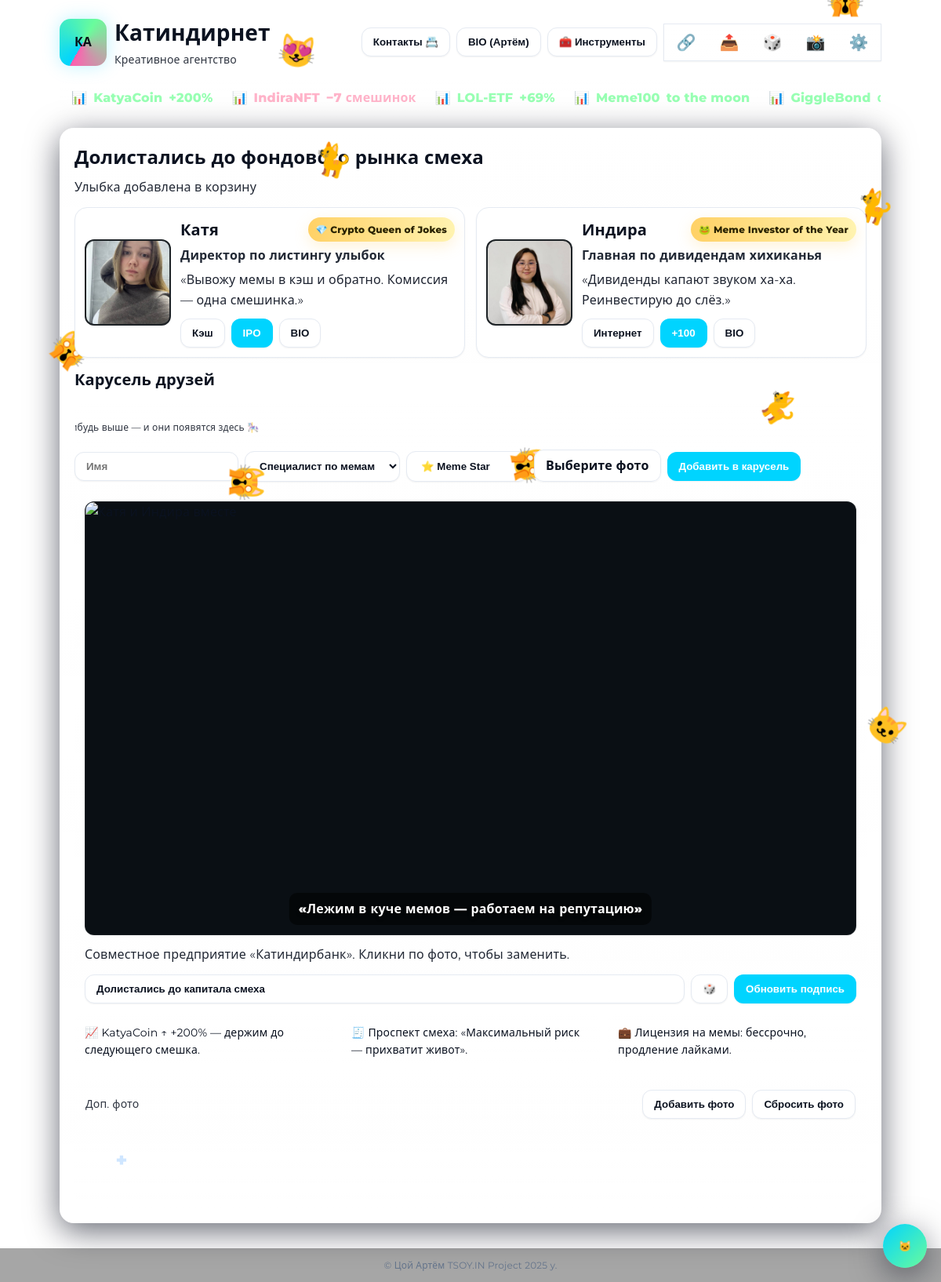
The page / on the database its author committed.
### tables this page shows
CREATE TABLE profiles (
          id INTEGER PRIMARY KEY AUTOINCREMENT,
          name TEXT NOT NULL,
          about TEXT,
          role TEXT,
          medal TEXT,
          skills TEXT,
          joke TEXT,
          image TEXT,
          created_at TEXT NOT NULL DEFAULT CURRENT_TIMESTAMP
        , user_id INTEGER REFERENCES users(id) ON DELETE SET NULL, cv_id TEXT REFERENCES cvs(id) ON DELETE SET NULL, show_home INTEGER NOT NULL DEFAULT 1);

### helpers.php (called while the page is built, shortened)
<?php
function h(?string $v): string { return htmlspecialchars($v ?? '', ENT_QUOTES|ENT_SUBSTITUTE,'UTF-8'); }

### index.php (the view, shortened to what this page needs)
<?php
require_once __DIR__ . '/helpers.php';
$profiles = [];
try {
    $stmt = App\Bootstrap::$pdo->query('SELECT * FROM profiles');
    foreach ($stmt->fetchAll() as $p) {
        $profiles[$p['name']] = $p;
    }
} catch (\Throwable $e) {
    $profiles = [];
}
function prof(string $name, array $profiles, array $fallback): array {
    return $profiles[$name] ?? $fallback;
}
$fallbackKatya = [
    'name'=>'Катя','image'=>'images/1.jpg','medal'=>'💎 Crypto Queen of Jokes',
    'role'=>'Директор по листингу улыбок','joke'=>'«Вывожу мемы в кэш и обратно. Комиссия — одна смешинка.»',
    'skills'=>'SMM,Copy,Design,Pitch','about'=>'Люблю мемы, кофе и котиков. Руководитель отдела улыбок.'
];
$fallbackIndira = [
    'name'=>'Индира','image'=>'images/2.jpg','medal'=>'🐸 Meme Investor of the Year',
    'role'=>'Главная по дивидендам хихиканья','joke'=>'«Дивиденды капают звуком ха-ха. Реинвестирую до слёз.»',
    'skills'=>'Sales,PM,Brand,Humor','about'=>'Инвестор в настроение. Добываю смех при любой волатильности.'
];
$fallbackArtem = [
    'name'=>'Артём','image'=>'images/art.png','medal'=>'🎩 Meme Mastermind',
    'role'=>'Основатель','joke'=>'«Координирую котиков и крипто-мемы.»',
    'skills'=>'Strategy,UX,Brand,Motion','about'=>'Основатель Катиндирнета. Люблю ванильную эстетику и мем-стратегии.'
];
$katya = prof('Катя', $profiles, $fallbackKatya);
$indira= prof('Индира',$profiles, $fallbackIndira);
$art   = prof('Артём', $profiles, $fallbackArtem);
?>
<!doctype html>
<html lang="ru">
<head>
  <link rel="stylesheet" href="css/index.css">
  <link rel="stylesheet" href="css/tokens.css">
  <link rel="stylesheet" href="css/theme-classic-plus.css">
  <link rel="stylesheet" href="css/theme-neon-plus.css">
  <link rel="stylesheet" href="css/theme-light.css">
  <link rel="stylesheet" href="css/print.css" media="print">
</head>
<body>
  <div class="sky" id="sky" aria-hidden="true"></div>
  <div class="wrap" id="appRoot">
    <header>
      <div class="brand">
        <div class="logo">КА</div>
        <div>
          <h1>Катиндирнет</h1>
          <div class="subtitle">Креативное агентство</div>
        </div>
      </div>
      <div class="controls">
        <button class="btn" id="openContacts">Контакты 📇</button>
        <?php
          $artSkillsArr = array_filter(array_map('trim', explode(',', $art['skills'] ?? '')));
          $artBio = [
              'name'  => $art['name'],
              'about' => $art['about'],
              'skills'=> $artSkillsArr,
              'photo' => $art['image']
          ];
        ?>
        <button class="btn" id="openBioMe" data-bio='<?php echo h(json_encode($artBio, JSON_UNESCAPED_UNICODE)); ?>'>BIO (<?php echo h($art['name']); ?>)</button>
        <button class="btn" id="openTools">🧰 Инструменты</button>
        <div class="toolbar">
          <div class="group" role="group" aria-label="Действия">
            <button class="tool" id="copyLink" title="Скопировать ссылку">🔗</button>
            <button class="tool" id="shareBtn" title="Поделиться">📤</button>
            <button class="tool" id="randCaption" title="Случайная подпись">🎲</button>
            <button class="tool" id="exportMeme" title="Сделать мем-скрин">📸</button>
            <button class="tool" id="openSettings" title="Настройки">⚙️</button>
          </div>
        </div>
      </div>
    </header>
    <div class="ticker" aria-live="polite"><div class="ticker-track" id="ticker"></div></div>
    <section class="hero">
      <h2 class="title">Долистались до фондового рынка смеха</h2>
      <p class="caption" id="slogan">Улыбка добавлена в корзину</p>
      <div class="grid">
        <article class="card" data-purr="true">
          <label class="avatar" title="Кликни, чтобы заменить фото">
            <img id="img-katya" src="<?php echo h($katya['image']); ?>" alt="<?php echo h($katya['name']); ?>"/>
          </label>
          <div class="info">
            <div class="person-head">
              <h3 class="name"><?php echo h($katya['name']); ?></h3>
              <div class="badge-row"><span class="badge"><?php echo h($katya['medal']); ?></span></div>
            </div>
            <p class="role"><?php echo h($katya['role']); ?></p>
            <p class="joke"><?php echo h($katya['joke']); ?></p>
            <div class="controls compact">
              <button class="btn" onclick="toast('<?php echo h($katya['name']); ?> вывела мемы в кэш 💸')">Кэш</button>
              <button class="btn primary" onclick="confetti(); toast('IPO улыбки! 🎉')">IPO</button>
              <?php
              $skillsArr = array_filter(array_map('trim', explode(',', $katya['skills'] ?? '')));
              $bioData = [
                  'name'  => $katya['name'],
                  'about' => $katya['about'],
                  'skills'=> $skillsArr
              ];
              ?>
              <button class="btn" data-bio='<?php echo h(json_encode($bioData, JSON_UNESCAPED_UNICODE)); ?>'>BIO</button>
            </div>
          </div>
        </article>
        <article class="card" data-purr="true">
          <label class="avatar" title="Кликни, чтобы заменить фото">
            <img id="img-indira" src="<?php echo h($indira['image']); ?>" alt="<?php echo h($indira['name']); ?>"/>
          </label>
          <div class="info">
            <div class="person-head">
              <h3 class="name"><?php echo h($indira['name']); ?></h3>
              <div class="badge-row"><span class="badge"><?php echo h($indira['medal']); ?></span></div>
            </div>
            <p class="role"><?php echo h($indira['role']); ?></p>
            <p class="joke"><?php echo h($indira['joke']); ?></p>
            <div class="controls compact">
              <button class="btn" onclick="toast('<?php echo h($indira['name']); ?> купила интернет за 3 смешинки 🤑')">Интернет</button>
              <button class="btn primary" onclick="confetti(); toast('+100 смешинок!')">+100</button>
              <?php
              $skillsArr2 = array_filter(array_map('trim', explode(',', $indira['skills'] ?? '')));
              $bioData2 = [
                  'name'  => $indira['name'],
                  'about' => $indira['about'],
                  'skills'=> $skillsArr2
              ];
              ?>
              <button class="btn" data-bio='<?php echo h(json_encode($bioData2, JSON_UNESCAPED_UNICODE)); ?>'>BIO</button>
            </div>
          </div>
        </article>
      </div>
      <section aria-label="Карусель друзей">
        <h3 class="title" style="font-size:20px;margin:12px 0 4px">Карусель друзей</h3>
        <div class="carousel" id="friendsCarousel"><div class="track" id="carTrack"></div></div>
        <div class="controls" style="flex-wrap:wrap">
          <input class="btn" id="carName" placeholder="Имя" style="min-width:140px"/>
          <select class="btn" id="carRoleSel" title="Роль">
            <option value="Специалист по мемам" selected>Специалист по мемам</option>
          </select>
          <select class="btn" id="carMedalSel" title="Медаль">
            <option value="⭐ Meme Star" selected>⭐ Meme Star</option>
          </select>
          <span style="position:relative;display:inline-block">
            <span class="btn">Выберите фото</span>
          </span>
          <button class="btn primary" id="carAddBtn">Добавить в карусель</button>
        </div>
      </section>
      <div class="joint" aria-label="Совместное фото и подпись">
        <div class="meme-stage" id="memeStage">
          <img id="img-joint" src="images/3.png" alt="Катя и Индира вместе"/>
          <div class="meme-text" id="memeText">«Лежим в куче мемов — работаем на репутацию»</div>
        </div>
        <div>
          <div class="caption">Совместное предприятие «Катиндирбанк». Кликни по фото, чтобы заменить.</div>
          <div class="controls" style="margin-top:8px;flex-wrap:wrap">
            <input class="btn" id="memeInput" value="Долистались до капитала смеха" style="min-width:220px;flex:1"/>
            <button class="btn" id="randCaption2">🎲</button>
            <button class="btn primary" id="applyCaption">Обновить подпись</button>
          </div>
        </div>
      </div>
      <div class="quotes">
        <div class="quote">📈 KatyaCoin ↑ +200% — держим до следующего смешка.</div>
        <div class="quote">🧾 Проспект смеха: «Максимальный риск — прихватит живот».</div>
        <div class="quote">💼 Лицензия на мемы: бессрочно, продление лайками.</div>
      </div>
      <div class="gallery">
        <div style="display:flex;align-items:center;justify-content:space-between;gap:8px;flex-wrap:wrap;margin-bottom:8px">
          <div class="subtitle">Доп. фото</div>
          <div class="controls">
            <button class="btn" id="addThumbBtn">Добавить фото</button>
            <button class="btn" id="resetThumbs">Сбросить фото</button>
          </div>
        </div>
        <div class="thumbs" id="thumbs"></div>
      </div>
    </section>
  </div>
  <footer>© Цой Артём TSOY.IN Project 2025 y.</footer>
  <button class="fab" id="fab" title="Настройки">🐱</button>
</body>
</html>

### css/tokens.css (style rules this page uses)
:root { --font-sans:"Montserrat",system-ui,-apple-system,"Segoe UI",Roboto,Arial,sans-serif; --bg:#0a0e14; --panel:#0f1723; --card:#111827; --ink:#e9f2ff; --ink-2:#cfe0ff; --muted:#9fb3cc; --border:#1f2a37; --divider:#1b2433; --accent:#00d4ff; --accent-2:#6afc9c; --warning:#ffd166; --danger:#ef4444; --success:#16a34a; --radius:16px; --radius-sm:10px; --shadow-sm:0 1px 2px rgba(2,6,23,.15); --shadow-md:0 8px 24px rgba(2,6,23,.25); --shadow-lg:0 16px 40px rgba(2,6,23,.35); --sp-1:4px; --sp-2:8px; --sp-3:12px; --sp-4:16px; --sp-5:20px; --sp-6:24px; --sp-8:32px; --sp-10:40px; --glow-cyan:#00d4ff; --glow-green:#6afc9c; --grid-cyan:rgba(0,212,255,.08); --grid-green:rgba(106,252,156,.06); --focus-ring:0 0 0 4px color-mix(in srgb, var(--accent) 22%, transparent); color-scheme:dark; }
html { font-family:var(--font-sans); -webkit-text-size-adjust:100%; text-rendering:optimizeLegibility; font-synthesis-weight:none; }
body { letter-spacing:.01em; line-height:1.6; }
h1,h2,h3,strong { font-weight:600; }

### css/theme-light.css (style rules this page uses)
.theme-light { --bg:#FFFFFF; --panel:#F7F9FC; --card:#FFFFFF; --ink:#0B1220; --ink-2:#1F2A44; --muted:#64748B; --border:#E5EAF2; --divider:#EDF1F7; --accent:#2563EB; --accent-2:#60A5FA; --warning:#F59E0B; --danger:#EF4444; --success:#16A34A; --shadow-sm:0 1px 2px rgba(2,6,23,.05); --shadow-md:0 8px 24px rgba(2,6,23,.08); --shadow-lg:0 16px 40px rgba(2,6,23,.10); color-scheme:light; }
.theme-light body { background:var(--bg); color:var(--ink); }
.theme-light .card { background:var(--card); border:1px solid var(--border); border-radius:16px; box-shadow:var(--shadow-sm); }
.theme-light .btn { background:var(--card); color:var(--ink); border:1px solid var(--border); border-radius:12px; padding:10px 14px; box-shadow:var(--shadow-sm); transition:box-shadow .2s,transform .2s; }
.theme-light .btn.primary { background:var(--accent); color:#fff; border-color:transparent; }
.theme-light .input, .theme-light select, .theme-light textarea { background:#fff; color:var(--ink); border:1px solid var(--border); border-radius:12px; padding:12px 14px; }
.theme-light .panel,.theme-light .toolbar { background:#fff; border:1px solid var(--border); box-shadow:var(--shadow-sm); }

### rows shown on the page
profiles: name "Артём"
profiles: image (picture), name "Катя", medal "💎 Crypto Queen of Jokes", role "Директор по листингу улыбок", joke "«Вывожу мемы в кэш и обратно. Комиссия — одна смешинка.»"
profiles: image (picture), name "Индира", medal "🐸 Meme Investor of the Year", role "Главная по дивидендам хихиканья", joke "«Дивиденды капают звуком ха-ха. Реинвестирую до слёз.»"
